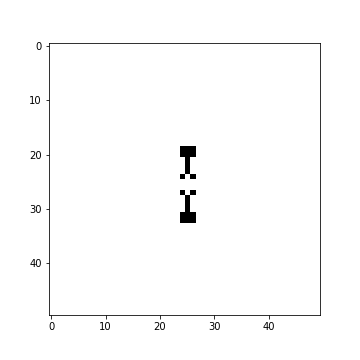
#> input picture penta-decathlon/10.png, 360 x 360 px, given in place of gliders0.png, which was not available
$ python cellular_automaton.py
#> lines starting #> are read from the running program, lines starting #| are printed output that depends on the picture; after the words box and inside, x2 and y2 are one past the last pixel; in counts of white or black regions, pixels touching at a corner belong together; pictures that were not available may be replaced by others from this repository, and a replacement may not be noted
import numpy as np
import matplotlib.pyplot as plt
import imageio
import os
import argparse
import pickle
from copy import deepcopy
from scipy.spatial.distance import pdist
from collections import defaultdict
import test_fitness

# [242 lines left out: functions fitness, num_neighbors, add_neighbors, plot_grid, game_of_life, game_of_life_gif and 2 more, not called in this run]

if __name__ == "__main__":
    parser = argparse.ArgumentParser(description='Game of Life')
    parser.add_argument('--n', type=int, default=50,
                        help='size of grid (default: 50)')
    parser.add_argument('--timesteps', type=int, default=19,
                        help='number of time steps, make it 2n+2 the desired period (default: 38)')
    parser.add_argument('--filename', type=str, default='gliders',
                        help='filename to write to  (default: glider)')
    parser.add_argument('--deletepngs', type=int, default=1,
                        help='delete the pngs for each time step (default: 1)')
    parser.add_argument('--w1', type=int, default=0.33,
                        help='weight for fitness function 1')
    parser.add_argument('--w2', type=int, default=0.33,
                        help='weight for fitness function 2')
    parser.add_argument('--w3', type=int, default=0.33,
                        help='weight for fitness function 3')
    parser.add_argument('--w4', type=int, default=0.33,
                        help='weight for fitness function 4')
    parser.add_argument('--w5', type=int, default=0.33,
                        help='weight for fitness function 5')
    parser.add_argument('--gif', type=int, default=1,
                        help='should we create a gif')
    parser.add_argument('--seed', type=str, default='glider.p',
                        help='filename for seed  (default: glider.p)')

    args = parser.parse_args()

    n = args.n
    time_steps = args.timesteps
    filename = 'oscillators/' + args.filename
    delete_pngs = args.deletepngs
    gif_on = args.gif

    if not gif_on:
        #no pngs to delete
        delete_pngs = 0


    game_grid = np.zeros((n,n))


    fitness_weights = [args.w1, args.w2, args.w3, args.w4, args.w5]

    #define initial seed
    with open('./seeds/'+args.seed,'rb') as pFile:
#> (reads seeds/glider.p from the repository)
        game_grid = pickle.load(pFile)


    if gif_on:
        if not os.path.isdir('oscillators'):
            os.makedirs('oscillators')

        fitness_values = game_of_life_gif(game_grid, time_steps, filename, delete_pngs)
#> in plot_grid, `plt.savefig(filename)`:
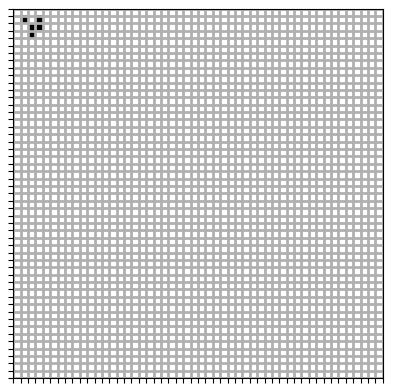
#> figure drawn by matplotlib, 1 panel
#> in plot_grid, returned value is the input picture: shape (360, 360, 4); mean R, G, B, A 251.5, 251.5, 251.5, 255
#> in game_of_life_gif, `result = plot_grid(game_grid, filename+str(step))`:
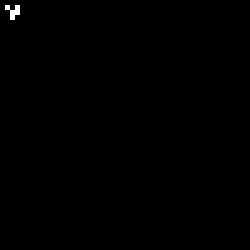
#> game_grid: shape (50, 50) float64 (shown 5 times larger); values 0 (black) and 1 (white), 0.2% white in thin lines or dots, all inside (x1, y1, x2, y2) = (1, 1, 4, 4)
#> the loop in game_of_life_gif, `for tup in cells_to_update:` made 2500 passes
#> after the loop in game_of_life_gif, `for tup in cells_to_update:`:
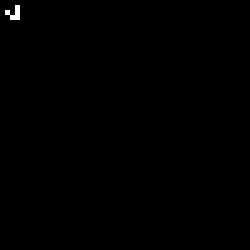
#> update_grid: shape (50, 50) float64 (shown 5 times larger); values 0 (black) and 1 (white), 0.2% white in thin lines or dots, all inside (x1, y1, x2, y2) = (1, 1, 4, 4)
#> after the loop in game_of_life_gif, `for tup in cells_to_update:`: temp = 21 items
#> in game_of_life_gif, `cells_to_update = list(temp)`: cells_to_update = [(3, 4), (4, 3), (3, 1), (0, 2), (2, 2), (1, 0), (1, 3), (4, 2), (3, 0), (3, 3), (2, 4), (1, 2), (0, 4), (2, 1), (3, 2), (4, 1), (4, 4), (1, 1), (0, 3), (1, 4), (2, 3)]
#> pass 2 of the loop in game_of_life_gif, `for step in range(time_steps):`:
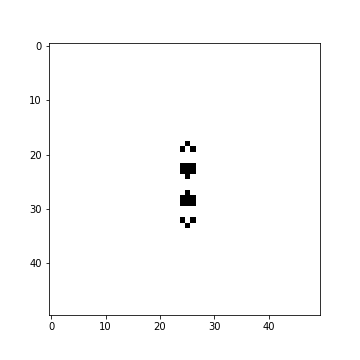
#> input picture penta-decathlon/11.png, 360 x 360 px, given in place of gliders1.png, which was not available
#> in plot_grid, returned value is the input picture: shape (360, 360, 4); mean R, G, B, A 251.5, 251.5, 251.5, 255
#> the loop in game_of_life_gif, `for tup in cells_to_update:` made 21 passes
#> after the loop in game_of_life_gif, `for tup in cells_to_update:`:
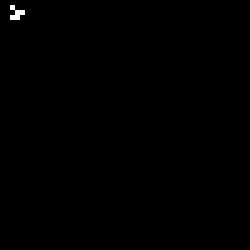
#> update_grid: shape (50, 50) float64 (shown 5 times larger); values 0 (black) and 1 (white), 0.2% white in thin lines or dots, all inside (x1, y1, x2, y2) = (2, 1, 5, 4)
#> in game_of_life_gif, `cells_to_update = list(temp)`: cells_to_update = [(3, 4), (4, 3), (0, 2), (2, 2), (1, 3), (4, 2), (3, 3), (0, 1), (2, 4), (1, 2), (2, 1), (1, 5), (3, 2), (4, 1), (3, 5), (4, 4), (0, 3), (1, 4), (2, 3)]
#> (the run stopped early here; a loop or call above may not have finished)
